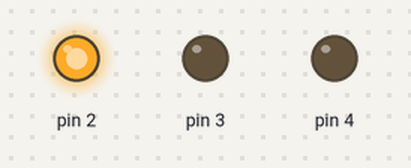
This sketch was run on a simulated Arduino Uno, built with avr-gcc and run on an emulated ATmega328P. Parts: output pins drawn as LEDs (lit = HIGH).

Above: at 0.2 s.
At 7.2 s:
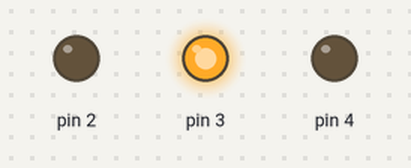
At 11.2 s:
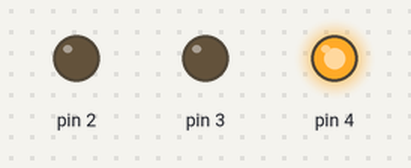
At 14.7 s:
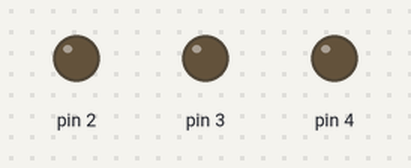
Timing chart, 0 to 15.6 s (numbered marks = the images above):
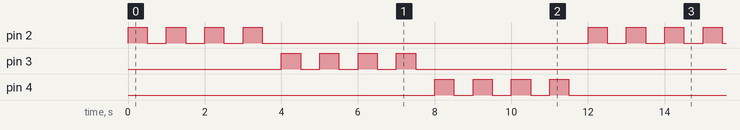

The sketch:

PraktikArduinoLED1.ino
```cpp
void setup() {
  //Menjadikan PIN 2, 3, dan 4 Arduino menjadi Output
pinMode(2, OUTPUT);
pinMode(3, OUTPUT);
pinMode(4, OUTPUT);

}

void led1(int j){
  for (int i = 0; i < 4; i++){
    digitalWrite(2, HIGH);
    delay(j);
    digitalWrite(2, LOW);
    delay(j);
  }
}

void led2(int j){
  for (int i = 0; i < 4; i++){
    digitalWrite(3, HIGH);
    delay(j);
    digitalWrite(3, LOW);
    delay(j);
  }
}

void led3(int j){
  for (int i = 0; i < 4; i++){
    digitalWrite(4, HIGH);
    delay(j);
    digitalWrite(4, LOW);
    delay(j);
  }
}
void loop(){
led1(500);
led2(500);
led3(500);
}
```

Measured:
- by itself, pin 2–4: repeats every 12.0 s: 3 × (LOW 0.50 s, HIGH 0.50 s), LOW 8.5 s, HIGH 0.50 s
- by itself, everything shown: repeats every 12.0 s, in 24 steps
